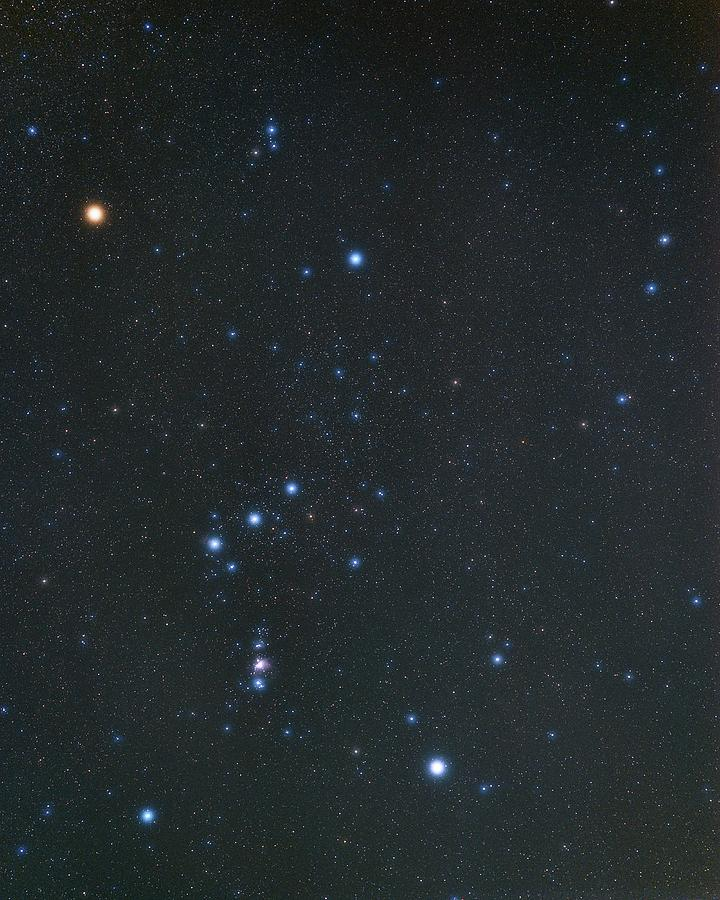
#> input picture Orion.jpg, 720 x 900 px; the run also reads 3 pictures not shown here
$ python 'Constellation Recognizer - AYUSH TRIPATHI.py'
#> lines starting #> are read from the running program, lines starting #| are printed output that depends on the picture; after the words box and inside, x2 and y2 are one past the last pixel; in counts of white or black regions, pixels touching at a corner belong together; long printed decimals are rounded
#!/usr/bin/env python
# coding: utf-8

# # <font color=black>CONSTELLATION RECOGNIZER</font>
#

# ![9091061.jpg](attachment:9091061.jpg)

# In[1]:


import numpy as np
import imageio
import matplotlib.pyplot as plt
from skimage import morphology, measure
from math import *
import math
import PIL.Image as image


# In[2]:


def thresholding(f, L):
    # Create a new image with ones
    f_tr = np.ones(f.shape).astype(np.uint8)

    # Setting to 0 the pixels below the threshold
    f_tr[np.where(f < L)] = 0
    return f_tr


# In[3]:


def draw_line(mat, x0, y0, x1, y1, inplace=False):

    if not (0 <= x0 < mat.shape[0] and 0 <= x1 < mat.shape[0] and
            0 <= y0 < mat.shape[1] and 0 <= y1 < mat.shape[1]):
        raise ValueError('The coordinates are not valid.')

    if not inplace:
        mat = mat.copy()

    if (x0, y0) == (x1, y1):
        mat[x0, y0] = 1
        return mat if not inplace else None

    # Swap axes if Y slope is smaller than X slope
    transpose = abs(x1 - x0) < abs(y1 - y0)
    if transpose:
        mat = mat.T
        x0, y0, x1, y1 = y0, x0, y1, x1

    # Swap line direction to go left-to-right if necessary
    if x0 > x1:
        x0, y0, x1, y1 = x1, y1, x0, y0

    # Write line ends
    mat[x0, y0] = 1
    mat[x1, y1] = 1

    # Compute intermediate coordinates using line equation
    x = np.arange(x0 + 1, x1)
    y = np.round(((y1 - y0) / (x1 - x0)) * (x - x0) + y0).astype(x.dtype)

    # Write intermediate coordinates
    mat[x, y] = 255
    mat[x+1, y] = 255
    mat[x-1, y] = 255
    mat[x, y+1] = 255
    mat[x, y-1] = 255
    mat[x+1, y+1] = 255
    mat[x-1, y-1] = 255

    if not inplace:
        return mat if not transpose else mat.T


# In[4]:


def getAndRemoveNeighboors(curPixelPos, whitePixels, pixelsToBeProcessed, pixelCluster):
        neighboors = {(curPixelPos[0]-1, curPixelPos[1]-1), (curPixelPos[0]-1, curPixelPos[1]), (curPixelPos[0]-1, curPixelPos[1]+1),
                      (curPixelPos[0], curPixelPos[1]-1),   (curPixelPos[0], curPixelPos[1]),   (curPixelPos[0], curPixelPos[1]+1),
                      (curPixelPos[0]+1, curPixelPos[1]-1), (curPixelPos[0]+1, curPixelPos[1]), (curPixelPos[0]+1, curPixelPos[1]+1)
                     }

        if (pixelCluster.count(curPixelPos) == 0):
            pixelCluster.append(curPixelPos)

        for p in neighboors:
            if p in whitePixels:
                pixelsToBeProcessed.append(p)
                pixelCluster.append(p)
                whitePixels.remove(p)

        return whitePixels, pixelsToBeProcessed, pixelCluster
# returns groups of adjacent white pixels

def clustering(img):
    whitePixels = set()
    recognizedClusters = []

    n, m = img.shape
    for x in range(n):
        for y in range(m):
            if (img[x,y] == 1):
                whitePixels.add(tuple([x,y]))

    while (len(whitePixels) != 0):
        pixelCluster = []
        pixelsToBeProcessed = []

        p = whitePixels.pop()
        pixelsToBeProcessed.append(p)

        while (len(pixelsToBeProcessed) != 0):
            curPixel = pixelsToBeProcessed[0]
            whitePixels, pixelsToBeProcessed, pixelCluster = getAndRemoveNeighboors(curPixel, whitePixels, pixelsToBeProcessed, pixelCluster)
            pixelsToBeProcessed.remove(curPixel)

        recognizedClusters.append(pixelCluster)

    return recognizedClusters


# In[5]:


def dot(vA, vB):
    return vA[0]*vB[0]+vA[1]*vB[1]

def slope(x1, y1, x2, y2): # Line slope given two points:
    return (y2-y1)/(x2-x1)

def angle(s1, s2):
    return math.degrees(math.atan((s2-s1)/(1+(s2*s1))))

# Calculate the angles between the lines that connect the 3 brightest stars (making a triangle)
def triangle_angles(stars):
    lineA = ((stars[0][0][0], stars[0][0][1]), (stars[1][0][0], stars[1][0][1]))
    lineB = ((stars[0][0][0], stars[0][0][1]), (stars[2][0][0], stars[2][0][1]))
    lineC = ((stars[1][0][0], stars[1][0][1]), (stars[2][0][0], stars[2][0][1]))

    slope1 = slope(lineA[0][0], lineA[0][1], lineA[1][0], lineA[1][1])
    slope2 = slope(lineB[0][0], lineB[0][1], lineB[1][0], lineB[1][1])
    slope3 = slope(lineC[0][0], lineC[0][1], lineC[1][0], lineC[1][1])

    a1 = abs(angle(slope1, slope2))
    a2 = abs(angle(slope1, slope3))
    a3 = abs(angle(slope3, slope2))

    triangle = []
    triangle.append(a1)
    triangle.append(a2)
    triangle.append(a3)
    triangle.sort()

    return triangle


# In[6]:


def angle_show(image):
#     plt.imshow(image,cmap="gray")
    img=thresholding(image,80)


    S = clustering(img)
    stars = sorted(S, key=len)
    stars.reverse()

    # Drow the lines between the 3 brightest spots forming a triangle
    img_line = draw_line(image, stars[0][0][0], stars[0][0][1], stars[1][0][0], stars[1][0][1])
    img_line = draw_line(img_line, stars[0][0][0], stars[0][0][1], stars[2][0][0], stars[2][0][1])
    img_line = draw_line(img_line, stars[1][0][0], stars[1][0][1], stars[2][0][0], stars[2][0][1])

    # Find the angles
    triangle = triangle_angles(stars)

    print(triangle)
    plt.imshow(img_line, cmap="gray");


# In[7]:


#Database of the constellations

Constellations = {
    "Orion": [11, 25.4 ,36.45],
    "Ursa Minor": [21.2, 26.71, 47.84],
    "Ursa Major": [4, 12, 15],
    "Gemini": [13.12, 75.9, 86.6],
    "Scorpius": [16.87, 27.4, 44.3]
}


# In[16]:


image=imageio.imread("Orion.jpg",as_gray=True)
#> image: shape (900, 720) float32; min 0, max 255, mean 39.4

img=thresholding(image,80)
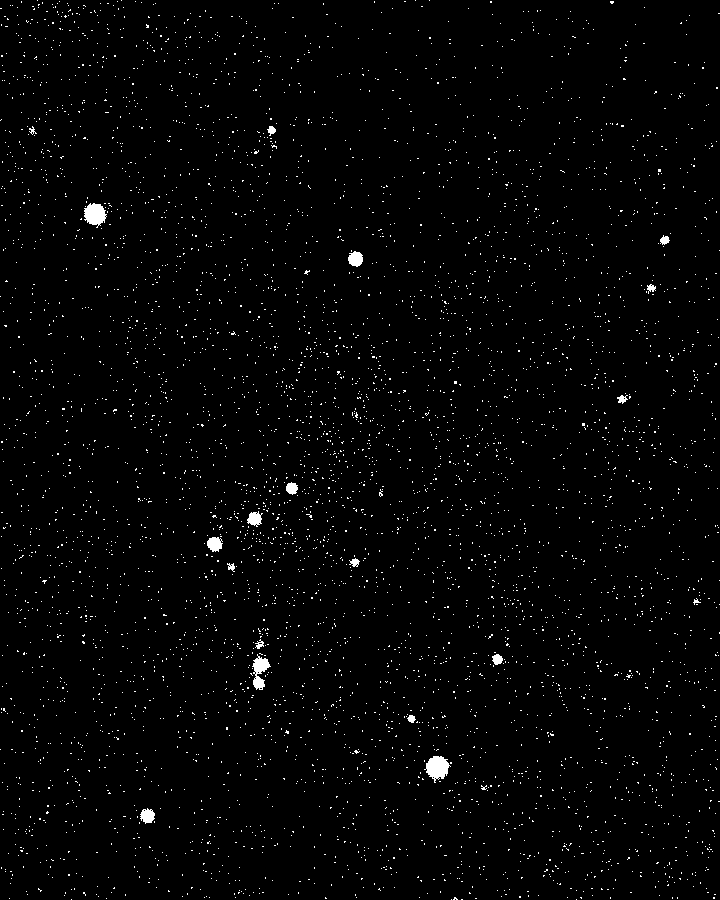
#> img: shape (900, 720); values 0 (black) and 1 (white), 1.6% white in thin lines or dots


S = clustering(img)
#> S = 5098 items
stars = sorted(S, key=len)
#> stars = 5098 items
stars.reverse()

# Drow the lines between the 3 brightest spots forming a triangle
img_line = draw_line(image, stars[0][0][0], stars[0][0][1], stars[1][0][0], stars[1][0][1])
#> in draw_line, `mat[x1, y1] = 1`: mat: shape (900, 720) float32; min 0, max 255, mean 39.4
#> in draw_line, `mat[x, y+1] = 255`: mat: shape (900, 720) float32; min 0, max 255, mean 39.9
#> in draw_line, `mat[x, y-1] = 255`: mat: shape (900, 720) float32; min 0, max 255, mean 40
#> in draw_line, `mat[x+1, y+1] = 255`: mat: shape (900, 720) float32; min 0, max 255, mean 40
#> in draw_line, `mat[x-1, y-1] = 255`: mat: shape (900, 720) float32; min 0, max 255, mean 40
img_line = draw_line(img_line, stars[0][0][0], stars[0][0][1], stars[2][0][0], stars[2][0][1])
#> call 2 of draw_line, with x0 = 766, y0 = 446, x1 = 662, y1 = 268, inplace = False
#> in draw_line (call 2), `mat = mat.T`:
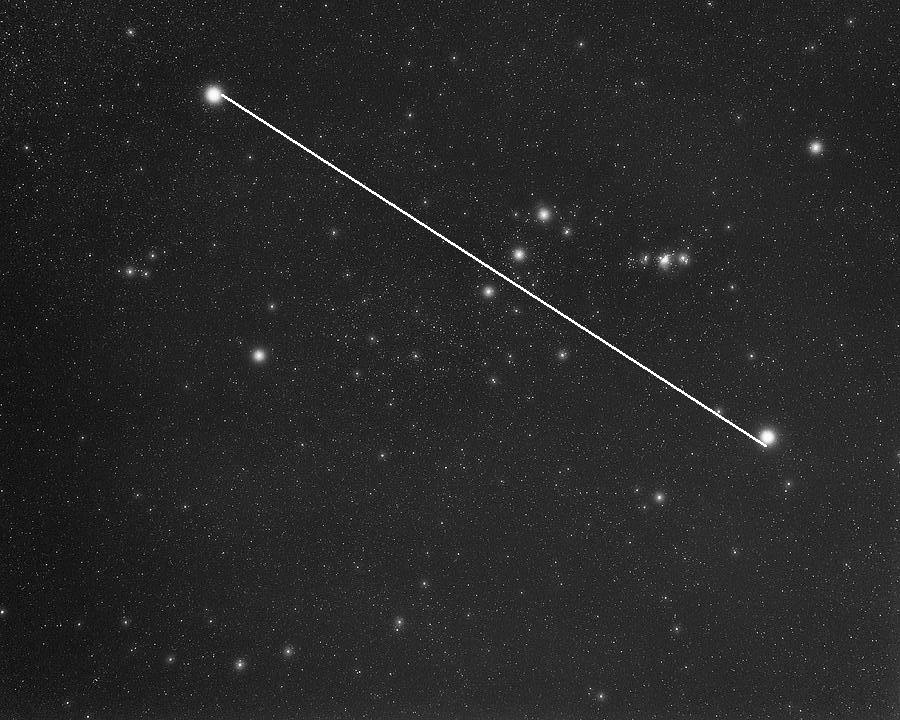
#> mat: shape (720, 900) float32; min 0, max 255, mean 40
#> in draw_line (call 2), `mat[x0, y0] = 1`: mat: shape (720, 900) float32; under 0.01% of pixels changed, all inside (x1, y1, x2, y2) = (662, 268, 663, 269)
#> in draw_line (call 2), `mat[x1, y1] = 1`: mat: shape (720, 900) float32; min 0, max 255, mean 40
#> in draw_line (call 2), `mat[x, y] = 255`: mat: shape (720, 900) float32; min 0, max 255, mean 40
#> in draw_line (call 2), `mat[x+1, y] = 255`: mat: shape (720, 900) float32; min 0, max 255, mean 40
#> in draw_line (call 2), `mat[x-1, y] = 255`: mat: shape (720, 900) float32; min 0, max 255, mean 40.1
#> in draw_line (call 2), `mat[x, y+1] = 255`: mat: shape (720, 900) float32; min 0, max 255, mean 40.1
#> in draw_line (call 2), `mat[x, y-1] = 255`: mat: shape (720, 900) float32; min 0, max 255, mean 40.1
#> in draw_line (call 2), `mat[x+1, y+1] = 255`: mat: shape (720, 900) float32; min 0, max 255, mean 40.1
#> in draw_line (call 2), `mat[x-1, y-1] = 255`: mat: shape (720, 900) float32; min 0, max 255, mean 40.1
img_line = draw_line(img_line, stars[1][0][0], stars[1][0][1], stars[2][0][0], stars[2][0][1])
#> call 3 of draw_line, with x0 = 221, y0 = 94, x1 = 662, y1 = 268, inplace = False
#> in draw_line (call 3), `mat[x1, y1] = 1`: mat: shape (900, 720) float32; min 0, max 255, mean 40.1
#> in draw_line (call 3), `mat[x+1, y] = 255`: mat: shape (900, 720) float32; min 0, max 255, mean 40.3
#> in draw_line (call 3), `mat[x-1, y] = 255`: mat: shape (900, 720) float32; min 0, max 255, mean 40.4
#> in draw_line (call 3), `mat[x, y-1] = 255`:
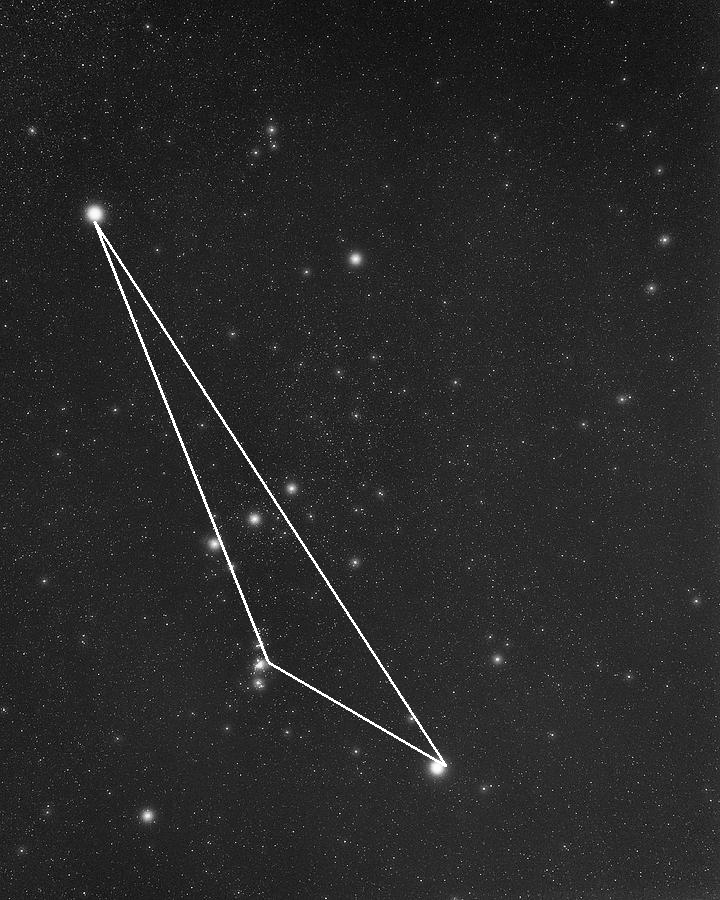
#> mat: shape (900, 720) float32; min 0, max 255, mean 40.6
#> in draw_line (call 3), `mat[x-1, y-1] = 255`: mat: shape (900, 720) float32; under 0.01% of pixels changed, all inside (x1, y1, x2, y2) = (93, 221, 94, 222)

# Find the angles
triangle = triangle_angles(stars)
#> in triangle_angles, `lineA = ((stars[0][0][0], stars[0][0][1]), (stars[1][0][0], stars[1][0..`: lineA = ((766, 446), (221, 94))
#> in triangle_angles, `lineB = ((stars[0][0][0], stars[0][0][1]), (stars[2][0][0], stars[2][0..`: lineB = ((766, 446), (662, 268))
#> in triangle_angles, `lineC = ((stars[1][0][0], stars[1][0][1]), (stars[2][0][0], stars[2][0..`: lineC = ((221, 94), (662, 268))
#> in triangle_angles, `slope1 = slope(lineA[0][0], lineA[0][1], lineA[1][0], lineA[1][1])`: slope1 = 0.646
#> in triangle_angles, `slope2 = slope(lineB[0][0], lineB[0][1], lineB[1][0], lineB[1][1])`: slope2 = 1.71
#> in triangle_angles, `slope3 = slope(lineC[0][0], lineC[0][1], lineC[1][0], lineC[1][1])`: slope3 = 0.395
#> in triangle_angles, `a1 = abs(angle(slope1, slope2))`: a1 = 26.85
#> in triangle_angles, `a2 = abs(angle(slope1, slope3))`: a2 = 11.33
#> in triangle_angles, `a3 = abs(angle(slope3, slope2))`: a3 = 38.17
#> triangle = [11.33, 26.85, 38.17]

print(triangle)
#| [11.325, 26.846, 38.171]
plt.imshow(img_line, cmap="gray");


# In[17]:


def calculate_Error(triangle, expected):
    error = abs(triangle[0] - expected[0])
    error += abs(triangle[1] - expected[1])
    error += abs(triangle[2] - expected[2])
    return error/3

small_Error = 99999

for cons in Constellations:
    x = Constellations[cons]
    error = calculate_Error(triangle, x)
    if (error < small_Error):
        aux = cons
        small_Error = error
#> this loop made 5 passes
#> (error, small_Error) on pass 1: (1.16, 1.16)
#> error on passes 2 to 5: 6.56, 15.11, 33.09, 4.08
#> after the loop, aux = 'Orion'; small_Error = 1.16

print("The constellation is predicted to be " + aux)
#| The constellation is predicted to be Orion


# In[18]:


#Add the night-sky image of the constellation
image=imageio.imread("Gemini.jpg",as_gray=True)
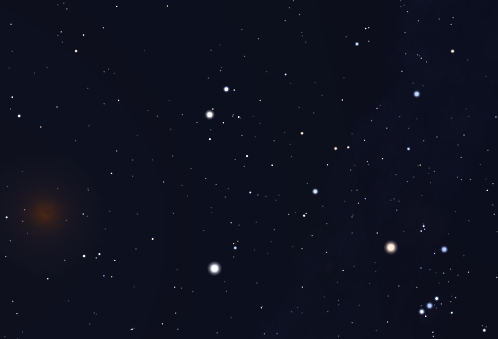
#> input picture Gemini.jpg, 498 x 339 px
#> image: shape (339, 498) float32; min 14.7, max 255, mean 17.3

img=thresholding(image,80)
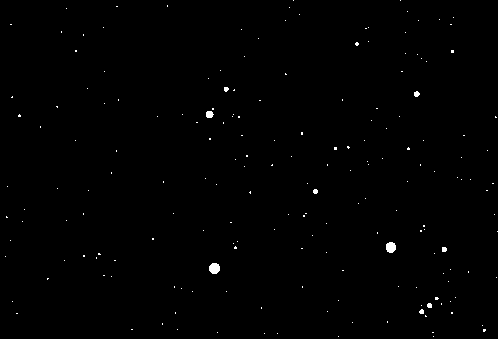
#> img: shape (339, 498); values 0 (black) and 1 (white), 0.43% white; 188 white regions (179 under 20 px), largest, box (x1, y1, x2, y2) and area: (209, 263, 220, 274) 98, (386, 242, 396, 253) 90, (206, 111, 214, 118) 46


S = clustering(img)
#> S = 188 items
stars = sorted(S, key=len)
#> stars = 188 items
stars.reverse()

# Drow the lines between the 3 brightest spots forming a triangle
img_line = draw_line(image, stars[0][0][0], stars[0][0][1], stars[1][0][0], stars[1][0][1])
#> call 4 of draw_line, with x0 = 268, y0 = 210, x1 = 243, y1 = 391, inplace = False
#> in draw_line (call 4), `mat[x0, y0] = 1`: mat: shape (498, 339) float32; min 1, max 255, mean 17.3
#> in draw_line (call 4), `mat[x1, y1] = 1`: mat: shape (498, 339) float32; min 1, max 255, mean 17.3
#> in draw_line (call 4), `mat[x+1, y] = 255`: mat: shape (498, 339) float32; min 1, max 255, mean 17.6
#> in draw_line (call 4), `mat[x-1, y] = 255`: mat: shape (498, 339) float32; min 14.7, max 255, mean 17.6
#> in draw_line (call 4), `mat[x, y-1] = 255`:
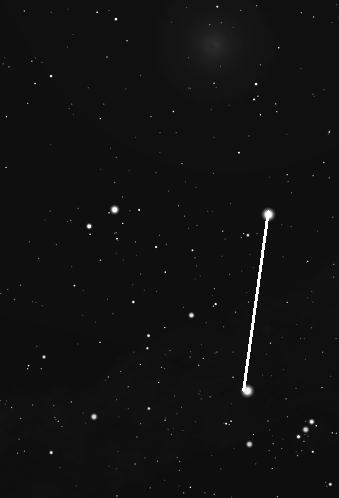
#> mat: shape (498, 339) float32; min 14.7, max 255, mean 18
#> in draw_line (call 4), `mat[x+1, y+1] = 255`: mat: shape (498, 339) float32; 0.01% of pixels changed, all inside (x1, y1, x2, y2) = (244, 221, 269, 392)
#> in draw_line (call 4), `mat[x-1, y-1] = 255`: mat: shape (498, 339) float32; min 14.7, max 255, mean 18.1
img_line = draw_line(img_line, stars[0][0][0], stars[0][0][1], stars[2][0][0], stars[2][0][1])
#> in draw_line (call 5), `mat[x1, y1] = 1`: mat: shape (339, 498) float32; min 1, max 255, mean 18.1
#> in draw_line (call 5), `mat[x, y] = 255`:
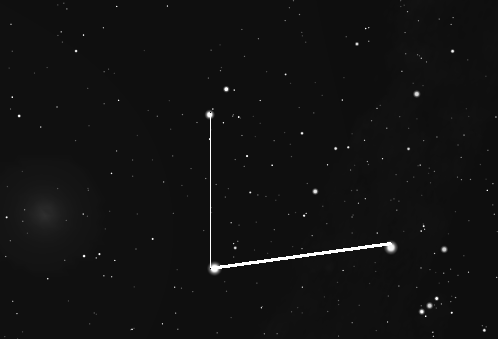
#> mat: shape (339, 498) float32; min 1, max 255, mean 18.3
img_line = draw_line(img_line, stars[1][0][0], stars[1][0][1], stars[2][0][0], stars[2][0][1])

# Find the angles
triangle = triangle_angles(stars)
#> triangle = [43.76, 54.1, 82.14]

print(triangle)
#| [43.759, 54.105, 82.136]
plt.imshow(img_line, cmap="gray");


# In[19]:


def calculate_Error(triangle, expected):
    error = abs(triangle[0] - expected[0])
    error += abs(triangle[1] - expected[1])
    error += abs(triangle[2] - expected[2])
    return error/3

small_Error = 99999

for cons in Constellations:
    x = Constellations[cons]
    error = calculate_Error(triangle, x)
    if (error < small_Error):
        aux = cons
        small_Error = error
#> this loop made 5 passes
#> (error, small_Error) on passes 1, 2, 4: (35.72, 35.72), (28.08, 28.08), (18.97, 18.97)
#> error on passes 3, 5: 49.67, 30.48
#> after the loop, aux = 'Gemini'; small_Error = 18.97

print("The constellation is predicted to be " + aux)
#| The constellation is predicted to be Gemini


# In[20]:


#Add the night-sky image of the constellation
image=imageio.imread("Ursa Major.jpg",as_gray=True)

img=thresholding(image,80)


S = clustering(img)
#> S = 2251 items
stars = sorted(S, key=len)
#> stars = 2251 items
stars.reverse()

# Drow the lines between the 3 brightest spots forming a triangle
img_line = draw_line(image, stars[0][0][0], stars[0][0][1], stars[1][0][0], stars[1][0][1])
img_line = draw_line(img_line, stars[0][0][0], stars[0][0][1], stars[2][0][0], stars[2][0][1])
img_line = draw_line(img_line, stars[1][0][0], stars[1][0][1], stars[2][0][0], stars[2][0][1])

# Find the angles
triangle = triangle_angles(stars)
#> triangle = [3.53, 12.02, 15.55]

print(triangle)
#| [3.528, 12.024, 15.552]
plt.imshow(img_line, cmap="gray");


# In[21]:


def calculate_Error(triangle, expected):
    error = abs(triangle[0] - expected[0])
    error += abs(triangle[1] - expected[1])
    error += abs(triangle[2] - expected[2])
    return error/3

small_Error = 99999

for cons in Constellations:
    x = Constellations[cons]
    error = calculate_Error(triangle, x)
    if (error < small_Error):
        aux = cons
        small_Error = error
#> this loop made 5 passes
#> (error, small_Error) on passes 1, 3: (13.92, 13.92), (0.349, 0.349)
#> error on passes 2, 4, 5: 21.55, 48.17, 19.16
#> after the loop, aux = 'Ursa Major'; small_Error = 0.349

print("The constellation is predicted to be " + aux)
#| The constellation is predicted to be Ursa Major


# In[22]:


#Add the night-sky image of the constellation
image=imageio.imread("Ursa Minor.jpg",as_gray=True)

img=thresholding(image,80)


S = clustering(img)
#> S = 181 items
stars = sorted(S, key=len)
#> stars = 181 items
stars.reverse()

# Drow the lines between the 3 brightest spots forming a triangle
img_line = draw_line(image, stars[0][0][0], stars[0][0][1], stars[1][0][0], stars[1][0][1])
img_line = draw_line(img_line, stars[0][0][0], stars[0][0][1], stars[2][0][0], stars[2][0][1])
img_line = draw_line(img_line, stars[1][0][0], stars[1][0][1], stars[2][0][0], stars[2][0][1])

# Find the angles
triangle = triangle_angles(stars)
#> triangle = [19.27, 27.63, 46.9]

print(triangle)
#| [19.271, 27.630, 46.901]
plt.imshow(img_line, cmap="gray");


# In[23]:


def calculate_Error(triangle, expected):
    error = abs(triangle[0] - expected[0])
    error += abs(triangle[1] - expected[1])
    error += abs(triangle[2] - expected[2])
    return error/3

small_Error = 99999

for cons in Constellations:
    x = Constellations[cons]
    error = calculate_Error(triangle, x)
    if (error < small_Error):
        aux = cons
        small_Error = error
#> this loop made 5 passes
#> (error, small_Error) on passes 1 to 2: (6.98, 6.98), (1.26, 1.26)
#> error on passes 3 to 5: 20.93, 31.37, 1.74
#> after the loop, aux = 'Ursa Minor'; small_Error = 1.26

print("The constellation is predicted to be " + aux)
#| The constellation is predicted to be Ursa Minor


# In[24]:


#Add the night-sky image of the constellation
image=imageio.imread("Scorpius.jpg",as_gray=True)

img=thresholding(image,80)


S = clustering(img)
#> S = 235 items
stars = sorted(S, key=len)
#> stars = 235 items
stars.reverse()

# Drow the lines between the 3 brightest spots forming a triangle
img_line = draw_line(image, stars[0][0][0], stars[0][0][1], stars[1][0][0], stars[1][0][1])
img_line = draw_line(img_line, stars[0][0][0], stars[0][0][1], stars[2][0][0], stars[2][0][1])
img_line = draw_line(img_line, stars[1][0][0], stars[1][0][1], stars[2][0][0], stars[2][0][1])

# Find the angles
triangle = triangle_angles(stars)
#> triangle = [15.72, 27.4, 43.12]

print(triangle)
#| [15.719, 27.401, 43.121]
plt.imshow(img_line, cmap="gray");


# In[25]:


def calculate_Error(triangle, expected):
    error = abs(triangle[0] - expected[0])
    error += abs(triangle[1] - expected[1])
    error += abs(triangle[2] - expected[2])
    return error/3

small_Error = 99999

for cons in Constellations:
    x = Constellations[cons]
    error = calculate_Error(triangle, x)
    if (error < small_Error):
        aux = cons
        small_Error = error
#> this loop made 5 passes
#> (error, small_Error) on passes 1, 2, 5: (4.46, 4.46), (3.63, 3.63), (0.777, 0.777)
#> error on passes 3 to 4: 18.41, 31.53
#> after the loop, aux = 'Scorpius'; small_Error = 0.777

print("The constellation is predicted to be " + aux)
#| The constellation is predicted to be Scorpius


# In[9]:


from IPython.display import display, HTML

display(HTML('''
<style>
body {
    background-image: url("demo.jpg");
    background-size: cover;
    background-repeat: no-repeat;
    background-attachment: fixed;
}
</style>
'''))
